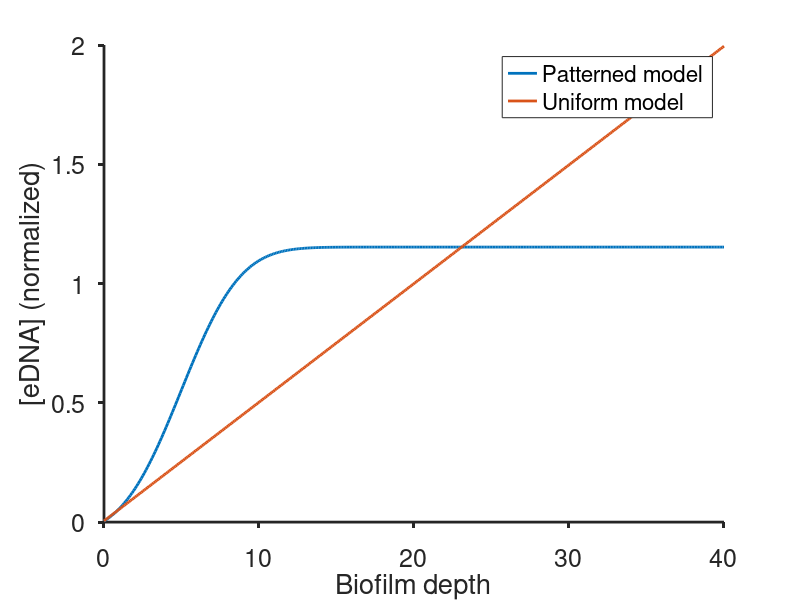

Write the MATLAB code that produced this figure. (Note: this script raises an error after producing the figure.)
% 3D Model: Coupling of lysis to biofilm volume
% This turns out to be identical to the 1D case

% Georgia Squyres, Newman Lab, Caltech

function matrixDistribution3D

radius = 1:400; % specify linearly increasing biofilm radius
% Here, radius units are 0.1 um
time = 1:length(radius); % time steps to model

% Patterned model:
lysisPDF = normpdf(0:max(radius),50,30); % create lysis PDF, gaussian with mu=5, sigma=3
matrixPatterned = zeros(length(radius),1);
layerVolume = zeros(length(radius),1);
for t = time
    r = radius(t):-1:0;
    % Weight volume of each layer by lysis probability in that layer
    for i = 1:length(r)-1 
        currVol = ((4/3)*pi.*(r(i).^3))./2-((4/3)*pi.*(r(i+1).^3))./2;
        currHeight = r(i);
        matrixPatterned(currHeight) = matrixPatterned(currHeight)+currVol.*lysisPDF(i);
        layerVolume(currHeight) = currVol;
     end
end
% Finally, divide by volume at each layer to get a concentration. Notice
% that we multipled by layer volume above, and divide here: hence, this
% is identical to the 1D case and we need only consider the cumulative
% probability distribution. 
matrixPatterned = matrixPatterned./layerVolume;
matrixPatterned = matrixPatterned./mean(matrixPatterned); % normalize 

% Uniform model:
lysisPDF = ones(length([0:1:max(radius)]),1); % create uniform lysis PDF
matrixUniform = zeros(length(radius),1);
layerVolume = zeros(length(radius),1);
for t = time
    r = radius(t):-1:0;
    % Weight volume of each layer by lysis probability in that layer
    for i = 1:length(r)-1 
        currVol = ((4/3)*pi.*(r(i).^3))./2-((4/3)*pi.*(r(i+1).^3))./2;
        currHeight = r(i);
        matrixUniform(currHeight) = matrixUniform(currHeight)+currVol.*lysisPDF(i);
        layerVolume(currHeight) = currVol;
     end
end
% Finally, divide by volume at each layer to get a concentration
matrixUniform = matrixUniform./layerVolume;
matrixUniform = matrixUniform./mean(matrixUniform); % normalize

figure; hold on;
plot(linspace(0,40,length(matrixPatterned)),flipud(matrixPatterned),'LineWidth',2)
plot(linspace(0,40,length(matrixUniform)),flipud(matrixUniform),'LineWidth',2)

xlabel('Biofilm depth')
ylabel('[eDNA] (normalized)')
set(gca,'LineWidth',2,'FontSize',18,'TickDir','out')

temp = legend({'Patterned model','Uniform model'}); temp.Location = 'northwest'; temp.Box = 'off';

%}